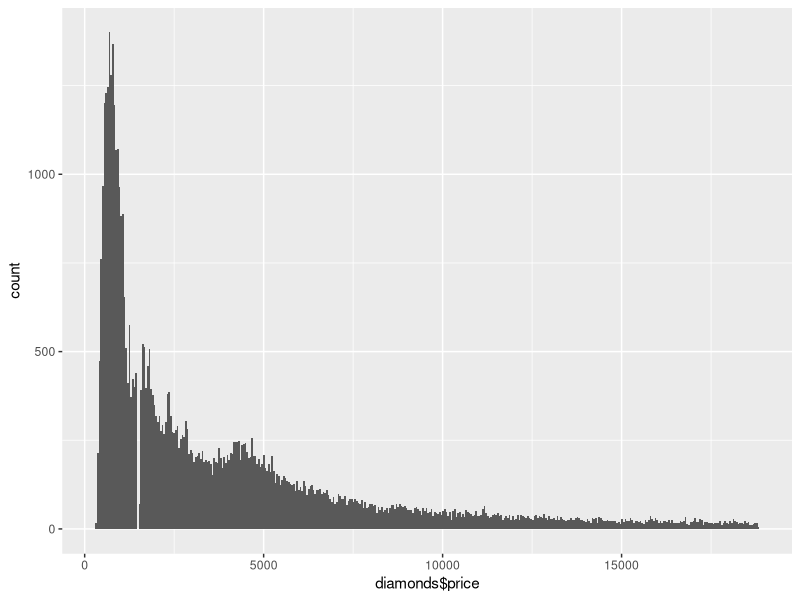
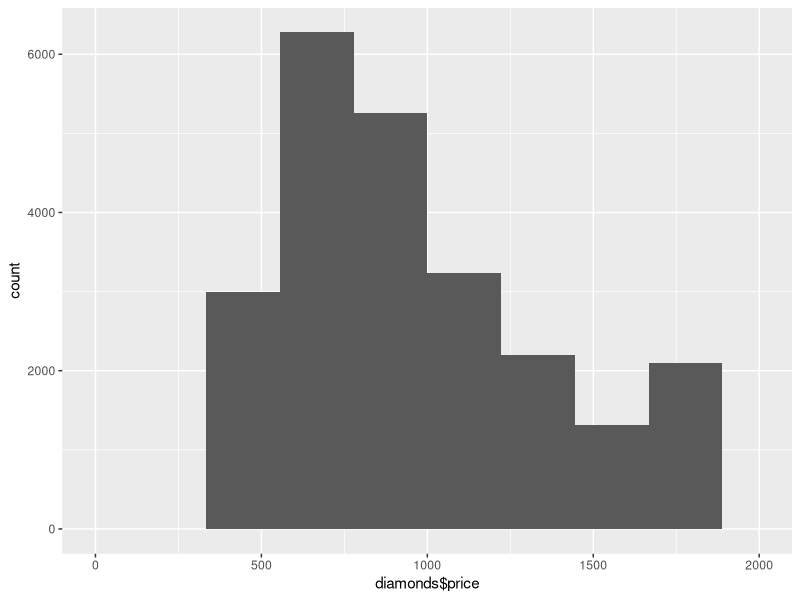
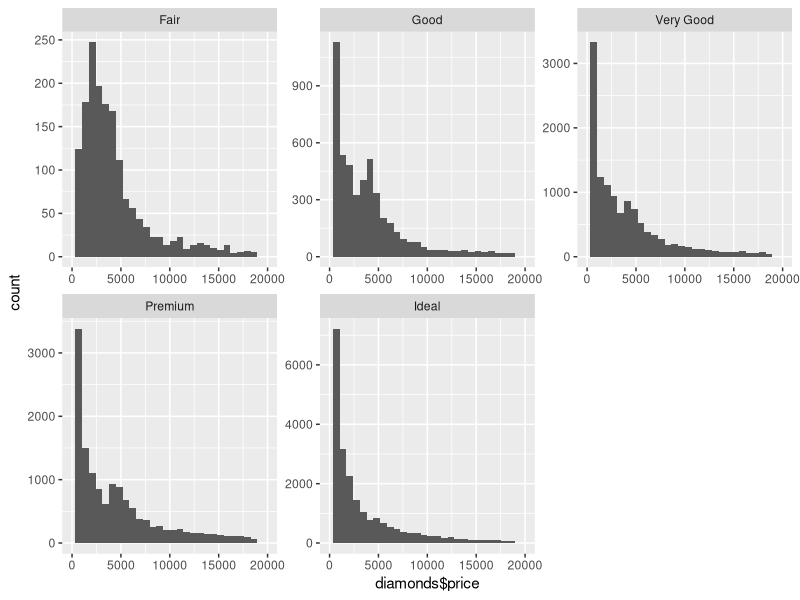
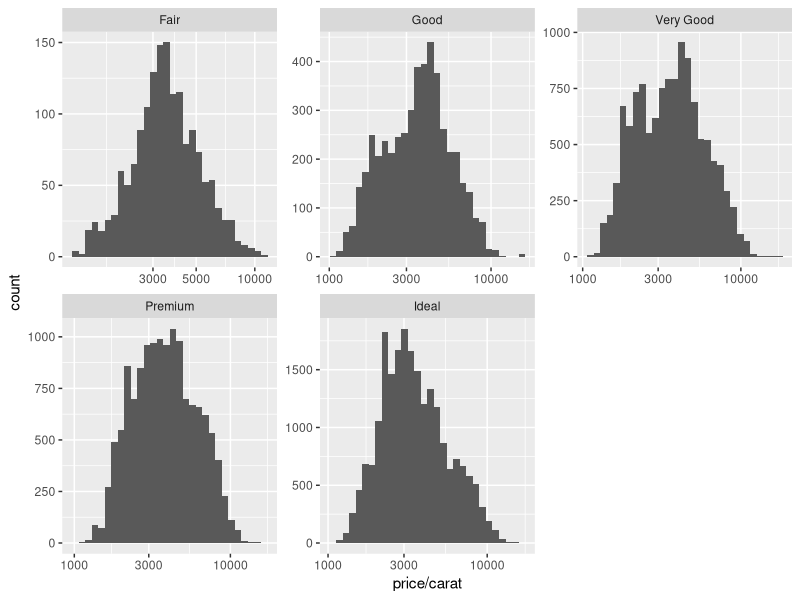
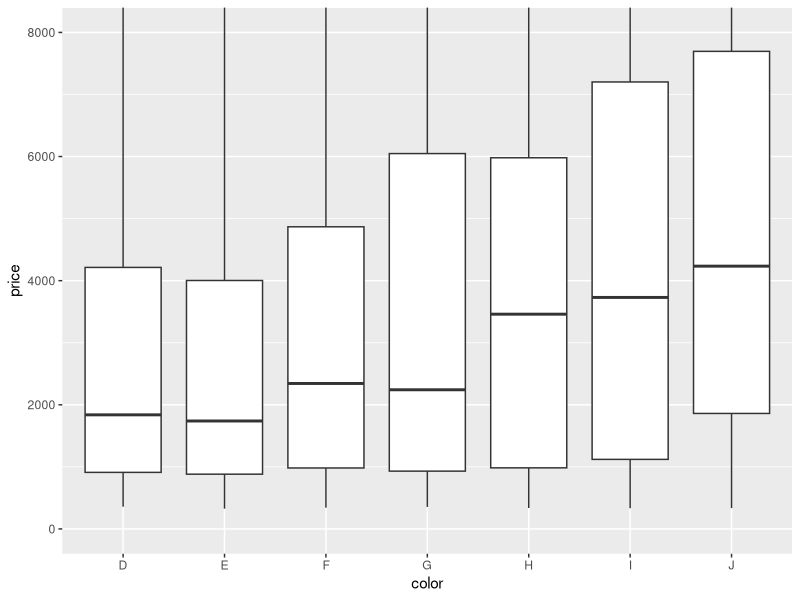
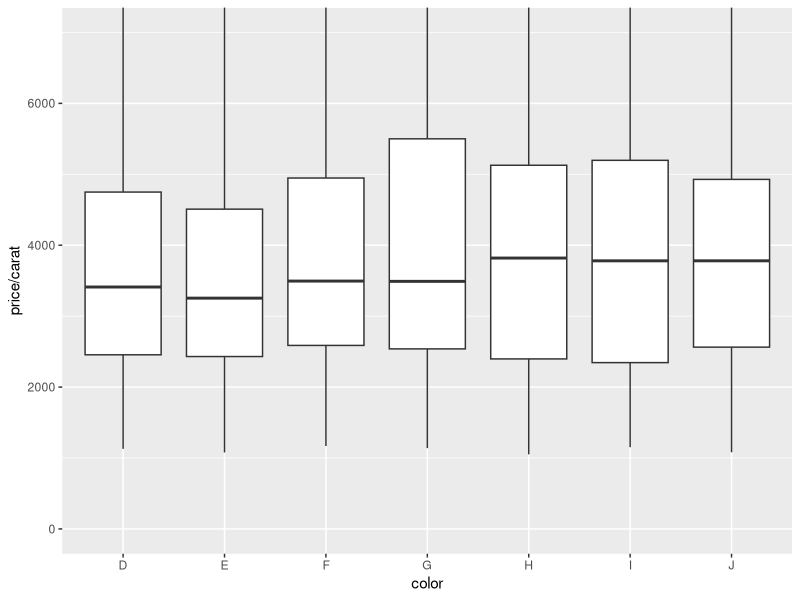
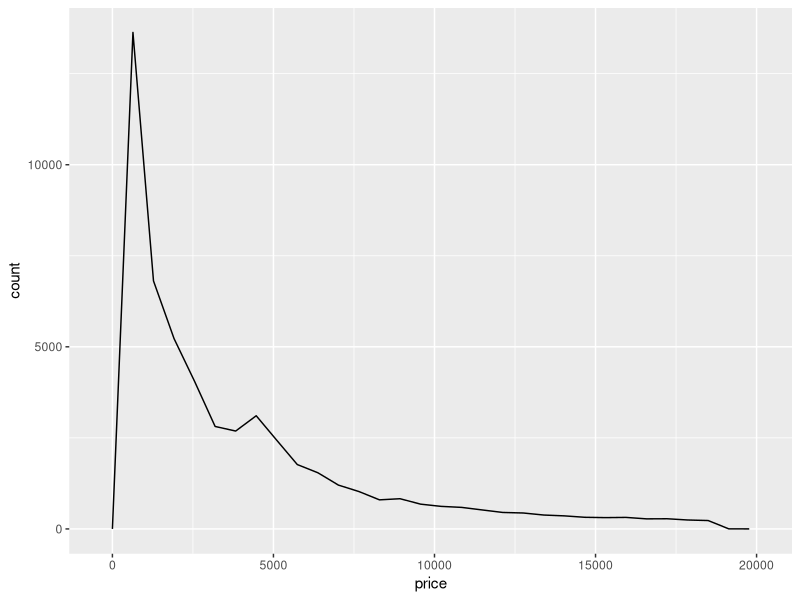
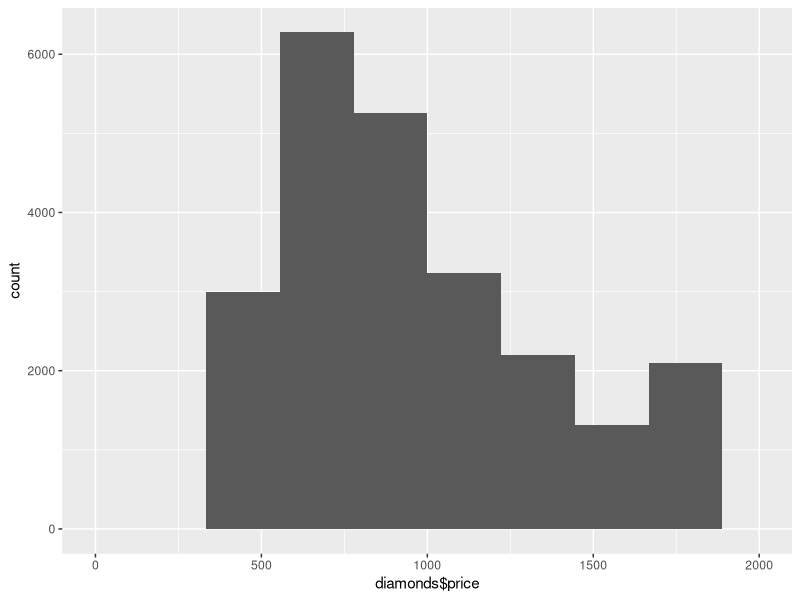

These figures' R source, in order:
## ---- chunk 1
library(ggplot2)
data("diamonds")
## ---- chunk 2
summary(diamonds)
## ---- chunk 3
?diamonds
diamonds$color
## ---- chunk 4
ggplot(data = diamonds, aes(x = diamonds$price)) +
  geom_histogram(bins = 400)

summary(diamonds$price)
## ---- chunk 5
summary(diamonds$price<500)
summary(diamonds$price<250)
summary(diamonds$price>15000)
## ---- chunk 6
ggplot(diamonds, aes(x = diamonds$price)) +
  geom_histogram(bins = 10) +
  scale_x_continuous(limits = c(0, 2000))
ggsave("priceHistogram.png")
## ---- chunk 7
ggplot(diamonds, aes(x = diamonds$price)) +
  geom_histogram(bins = 30) +
  scale_x_continuous(limits = c(0, 20000)) + 
  facet_wrap(~cut, scales='free')
ggsave("priceHistogram by cut.png")
## ---- chunk 8
ggplot(diamonds, aes(x = price/carat)) +
  geom_histogram(bins=30) +
  facet_wrap(~cut, scales = "free") +
  scale_x_log10()
## ---- chunk 9
ggplot(diamonds, aes(x=color, y = price)) +
  geom_boxplot() +
  coord_cartesian(ylim = c(0, 8000))
by(diamonds$price, diamonds$color, summary)
IQR(subset(diamonds, color=='D')$price)
IQR(subset(diamonds, color=='J')$price)
## ---- chunk 10
ggplot(diamonds, aes(x=color, y=price/carat)) +
  geom_boxplot() +
  coord_cartesian(ylim = c(0, 7000))
## ---- chunk 11
ggplot(aes(x=price), data=diamonds) +
  geom_freqpoly(aes(color=carat))
